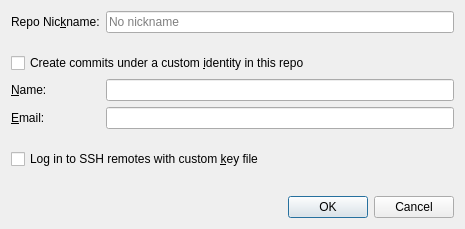
<?xml version="1.0" encoding="UTF-8"?>
<ui version="4.0">
 <class>RepoSettingsDialog</class>
 <widget class="QDialog" name="RepoSettingsDialog">
  <property name="geometry">
   <rect>
    <x>0</x>
    <y>0</y>
    <width>465</width>
    <height>229</height>
   </rect>
  </property>
  <property name="windowTitle">
   <string>Repo Settings for {repo}</string>
  </property>
  <layout class="QFormLayout" name="formLayout">
   <property name="fieldGrowthPolicy">
    <enum>QFormLayout::FieldGrowthPolicy::ExpandingFieldsGrow</enum>
   </property>
   <item row="0" column="0">
    <widget class="QLabel" name="nicknameLabel">
     <property name="text">
      <string>Repo Nic&amp;kname:</string>
     </property>
     <property name="buddy">
      <cstring>nicknameEdit</cstring>
     </property>
    </widget>
   </item>
   <item row="0" column="1">
    <widget class="QLineEdit" name="nicknameEdit">
     <property name="toolTip">
      <string>This nickname will appear within {app} in tab names, menus, etc. It does not change the actual name of the repo’s directory. Leave blank to clear the nickname.</string>
     </property>
     <property name="placeholderText">
      <string>No nickname</string>
     </property>
     <property name="clearButtonEnabled">
      <bool>true</bool>
     </property>
    </widget>
   </item>
   <item row="1" column="0">
    <spacer name="verticalSpacer">
     <property name="orientation">
      <enum>Qt::Orientation::Vertical</enum>
     </property>
     <property name="sizeType">
      <enum>QSizePolicy::Policy::Fixed</enum>
     </property>
     <property name="sizeHint" stdset="0">
      <size>
       <width>20</width>
       <height>8</height>
      </size>
     </property>
    </spacer>
   </item>
   <item row="2" column="0" colspan="2">
    <widget class="QCheckBox" name="localIdentityCheckBox">
     <property name="text">
      <string>Create commits under a custom &amp;identity in this repo</string>
     </property>
    </widget>
   </item>
   <item row="3" column="0">
    <widget class="QLabel" name="nameLabel">
     <property name="text">
      <string>&amp;Name:</string>
     </property>
     <property name="buddy">
      <cstring>nameEdit</cstring>
     </property>
    </widget>
   </item>
   <item row="3" column="1">
    <widget class="QLineEdit" name="nameEdit"/>
   </item>
   <item row="4" column="0">
    <widget class="QLabel" name="emailLabel">
     <property name="text">
      <string>&amp;Email:</string>
     </property>
     <property name="buddy">
      <cstring>emailEdit</cstring>
     </property>
    </widget>
   </item>
   <item row="4" column="1">
    <widget class="QLineEdit" name="emailEdit"/>
   </item>
   <item row="7" column="0">
    <spacer name="verticalSpacer_2">
     <property name="orientation">
      <enum>Qt::Orientation::Vertical</enum>
     </property>
     <property name="sizeHint" stdset="0">
      <size>
       <width>20</width>
       <height>40</height>
      </size>
     </property>
    </spacer>
   </item>
   <item row="8" column="0" colspan="2">
    <widget class="QDialogButtonBox" name="buttonBox">
     <property name="orientation">
      <enum>Qt::Orientation::Horizontal</enum>
     </property>
     <property name="standardButtons">
      <set>QDialogButtonBox::StandardButton::Cancel|QDialogButtonBox::StandardButton::Ok</set>
     </property>
    </widget>
   </item>
   <item row="6" column="0" colspan="2">
    <widget class="KeyFilePickerCheckBox" name="keyFilePicker">
     <property name="text">
      <string>Log in to SSH remotes with custom &amp;key file</string>
     </property>
    </widget>
   </item>
   <item row="5" column="0">
    <spacer name="verticalSpacer_3">
     <property name="orientation">
      <enum>Qt::Orientation::Vertical</enum>
     </property>
     <property name="sizeType">
      <enum>QSizePolicy::Policy::Fixed</enum>
     </property>
     <property name="sizeHint" stdset="0">
      <size>
       <width>20</width>
       <height>8</height>
      </size>
     </property>
    </spacer>
   </item>
  </layout>
 </widget>
 <customwidgets>
  <customwidget>
   <class>KeyFilePickerCheckBox</class>
   <extends>QCheckBox</extends>
   <header>gitfourchette.forms.keyfilepickercheckbox</header>
  </customwidget>
 </customwidgets>
 <resources/>
 <connections>
  <connection>
   <sender>buttonBox</sender>
   <signal>accepted()</signal>
   <receiver>RepoSettingsDialog</receiver>
   <slot>accept()</slot>
   <hints>
    <hint type="sourcelabel">
     <x>257</x>
     <y>400</y>
    </hint>
    <hint type="destinationlabel">
     <x>157</x>
     <y>274</y>
    </hint>
   </hints>
  </connection>
  <connection>
   <sender>buttonBox</sender>
   <signal>rejected()</signal>
   <receiver>RepoSettingsDialog</receiver>
   <slot>reject()</slot>
   <hints>
    <hint type="sourcelabel">
     <x>325</x>
     <y>400</y>
    </hint>
    <hint type="destinationlabel">
     <x>286</x>
     <y>274</y>
    </hint>
   </hints>
  </connection>
  <connection>
   <sender>localIdentityCheckBox</sender>
   <signal>toggled(bool)</signal>
   <receiver>nameLabel</receiver>
   <slot>setEnabled(bool)</slot>
   <hints>
    <hint type="sourcelabel">
     <x>97</x>
     <y>69</y>
    </hint>
    <hint type="destinationlabel">
     <x>83</x>
     <y>101</y>
    </hint>
   </hints>
  </connection>
  <connection>
   <sender>localIdentityCheckBox</sender>
   <signal>toggled(bool)</signal>
   <receiver>nameEdit</receiver>
   <slot>setEnabled(bool)</slot>
   <hints>
    <hint type="sourcelabel">
     <x>236</x>
     <y>72</y>
    </hint>
    <hint type="destinationlabel">
     <x>232</x>
     <y>90</y>
    </hint>
   </hints>
  </connection>
  <connection>
   <sender>localIdentityCheckBox</sender>
   <signal>toggled(bool)</signal>
   <receiver>emailLabel</receiver>
   <slot>setEnabled(bool)</slot>
   <hints>
    <hint type="sourcelabel">
     <x>50</x>
     <y>72</y>
    </hint>
    <hint type="destinationlabel">
     <x>96</x>
     <y>128</y>
    </hint>
   </hints>
  </connection>
  <connection>
   <sender>localIdentityCheckBox</sender>
   <signal>toggled(bool)</signal>
   <receiver>emailEdit</receiver>
   <slot>setEnabled(bool)</slot>
   <hints>
    <hint type="sourcelabel">
     <x>333</x>
     <y>67</y>
    </hint>
    <hint type="destinationlabel">
     <x>225</x>
     <y>127</y>
    </hint>
   </hints>
  </connection>
 </connections>
</ui>
